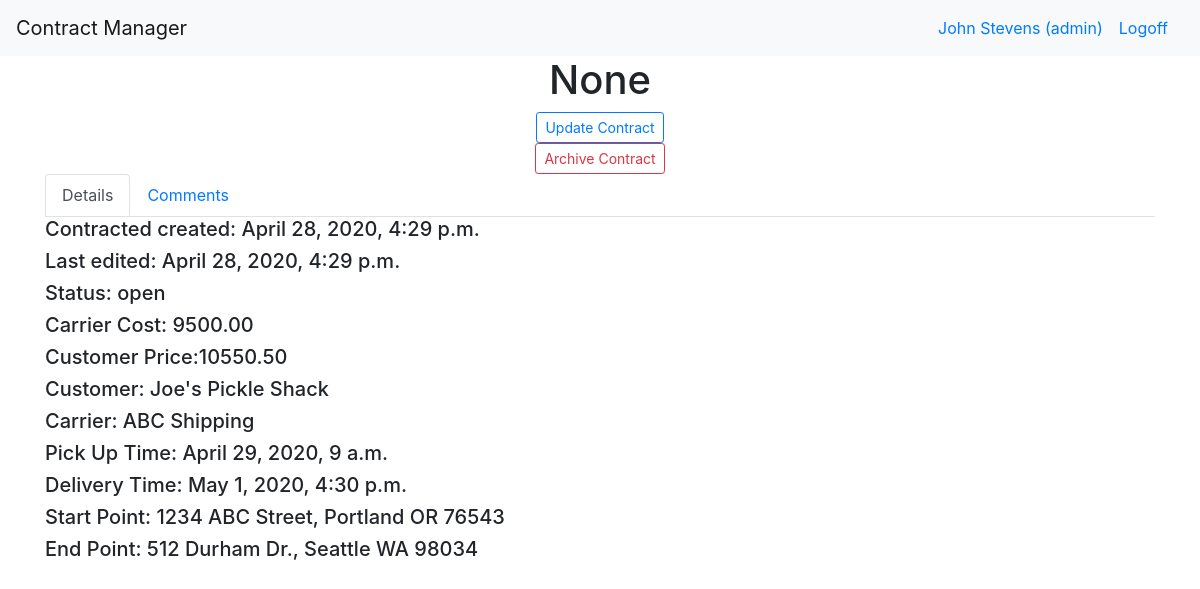
The page /dashboard/contract/1 (signed in) on the database as committed earlier.
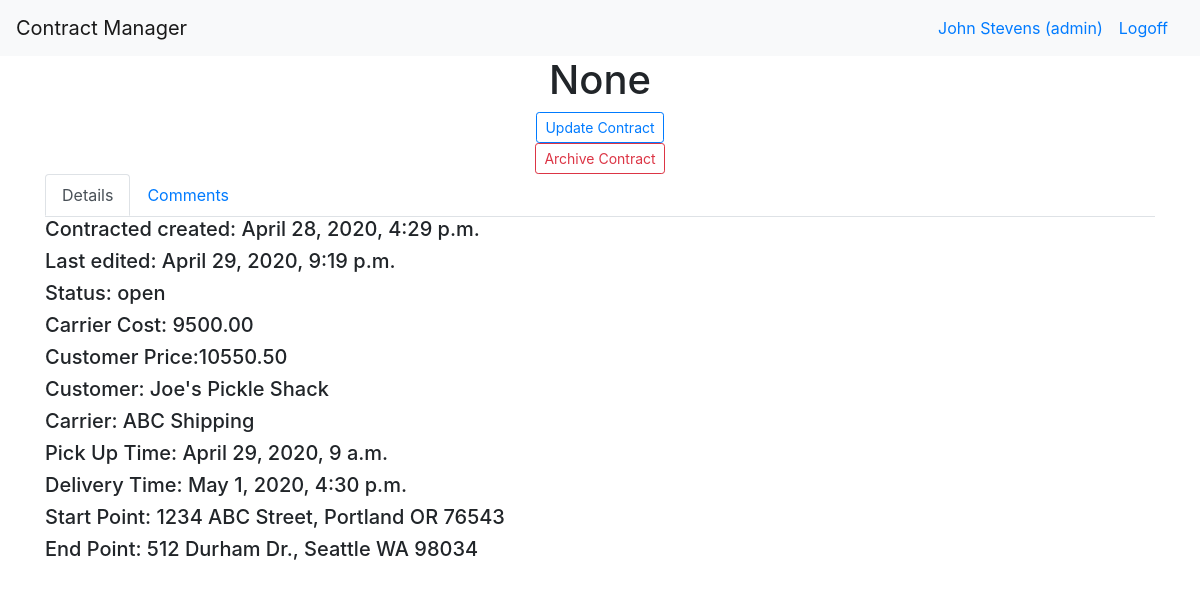
The same page on the database as committed later.
### manager_app/models.py (models this page shows)
class Contract(models.Model):
    trip_number= models.CharField(max_length=45, null=True)
    archived= models.BooleanField(default=False)
    status= models.CharField(max_length=255)
    carrier_cost= models.DecimalField(decimal_places= 2, max_digits=8,  default=Decimal(0))
    customer_price= models.DecimalField(decimal_places= 2,max_digits=8, default=Decimal(0))
    customer = models.ForeignKey(Customer, related_name="contracts", on_delete=models.SET_NULL, blank=True, null=True)
    carrier = models.ForeignKey(Carrier, related_name="contracts", on_delete=models.SET_NULL, blank=True, null=True)
    pick_up_time= models.DateTimeField()
    delivery_time= models.DateTimeField()
    created_at= models.DateTimeField(auto_now_add=True)
    updated_at= models.DateTimeField(auto_now=True)

class Customer(models.Model):
    archived= models.BooleanField(default=False)
    name= models.CharField(max_length=255)
    website= models.CharField(max_length=255)
    address=models.OneToOneField(Address, related_name="customer_address", on_delete=models.CASCADE, null=True)
    completed_contracts= models.IntegerField(default=0)
    open_contracts= models.IntegerField(default=0)
    email= models.CharField(max_length=255)
    created_at= models.DateTimeField(auto_now_add=True)
    updated_at= models.DateTimeField(auto_now=True)

class Carrier(models.Model):
    archived= models.BooleanField(default=False)
    name= models.CharField(max_length=255)
    website= models.CharField(max_length=255, null=True)
    address=models.OneToOneField(Address, related_name="carrier_address", on_delete=models.CASCADE, null=True)
    completed_contracts= models.IntegerField(default=0)
    open_contracts= models.IntegerField(default=0)
    email= models.CharField(max_length=255)
    created_at= models.DateTimeField(auto_now_add=True)
    updated_at= models.DateTimeField(auto_now=True)

class Route(models.Model):
    created_at= models.DateTimeField(auto_now_add=True)
    updated_at= models.DateTimeField(auto_now=True)
    start= models.ForeignKey(Address, related_name='start_route', on_delete=models.DO_NOTHING)
    end= models.ForeignKey(Address, related_name='end_route', on_delete=models.DO_NOTHING)
    contract= models.OneToOneField(Contract, related_name='route', on_delete=models.CASCADE)

class Address(models.Model):
    name= models.CharField(max_length=255)
    street= models.CharField(max_length=255)
    city= models.CharField(max_length=255)
    state= models.CharField(max_length=2)
    zip_code= models.CharField(max_length=15)
    created_at= models.DateTimeField(auto_now_add=True)
    updated_at= models.DateTimeField(auto_now=True)

### manager_app/views.py (the view)
# urls.py: path("/contract/<int:contract_id>", views.contract, name="contract_detail"),
def contract(request, contract_id):
    contract=models.Contract.objects.get(id=contract_id)
    carriers=models.Carrier.objects.all()
    customers=models.Customer.objects.all()
    routes=models.Route.objects.all()
    context={
        'contract':contract,
        'allcontracts':models.Contract.objects.all(),
        'allcarriers': carriers,
        'allcustomers':customers,
        'comments':contract.comments.all(),
        "user": logged_user(request)
    }
    return render(request, 'contract.html',context)

### manager_app/views.py (called while the page is built)
def logged_user(request):
    return User.objects.filter(id=request.session["user_id"])[0]

### manager_app/templates/contract.html (shortened to what this page needs)
<!doctype html>
<html lang="en">
  <head>
    {% load static %}
    <link rel="stylesheet" type="text/css" href="{% static 'bootstrap.css' %}">
</head>
<body>
    <nav class="navbar navbar-expand-md navbar-light bg-light">
        <a class="navbar-brand" href="/">Contract Manager</a>
        <div class="collapse navbar-collapse" id="navbarSupportedContent">
        {% if request.session.user_id == None %}
          <a class="navbar-nav mr-auto nav-link disabled" href="/users"></a>
          <a class="navbar-nav mr-lg-2 nav-link" href="/login">Signin</a>
        {% else %}
          <a class="navbar-nav mr-auto nav-link" href="#"></a>
          <a class="navbar-nav mr-sm-0 nav-link" href="#">{{user.first_name}} {{user.last_name}} (admin)</a>
          <a class="navbar-nav mr-sm-0 nav-link" href="/logout">Logoff</a>
        {% endif %}
        </div>
      </nav>
    <div class="container">
        <div class="row top_row">
          <div class="col-12 text-center">
            <h1>{{contract.trip_number}}</h1>
          </div>
        </div>
        <div class="row">
          <div class="col-12 text-center">
            <button class="btn btn-outline-primary btn-sm" data-toggle="modal" data-target="#edit_contract">Update Contract</button>
          </div>
          <div class="col-12 text-center">
            {% if contract.archived == False %}
            <button class="btn btn-outline-danger btn-sm" data-toggle="modal" data-target="#archive_contract">Archive Contract</button>
            {% else %}
            <button class="btn btn-outline-success btn-sm" data-toggle="modal" data-target="#archive_contract">Restore Contract</button>
            {% endif %}
          </div>
        </div>
        <div class="row">
          <div class ="col-12 table_nav">
            <ul class="nav nav-tabs" id="myTab" role="tablist">
              <li class="nav-item">
                <a class="nav-link active" id="details-tab" data-toggle="tab" href="#details" role="tab" aria-controls="details" aria-selected="true">Details</a>
              </li>
              <li>
                <a class="nav-link" id="comments-tab" data-toggle="tab" href="#comments" role="tab" aria-controls="comments" aria-selected="false">Comments</a>
              </li>
            </ul>
            <div class="tab-content" id="myTabContent">
              <div class="tab-pane fade show active" id="details" role="tabpanel" aria-labelledby="details-tab">
                <h5>Contracted created: {{contract.created_at}}</h5>
                <h5>Last edited: {{contract.updated_at}}</h5>
                <h5>Status: {{contract.status}}</h5>
                <h5>Carrier Cost: {{contract.carrier_cost}}</h5>
                <h5>Customer Price:{{contract.customer_price}}</h5>
                <h5>Customer: {{contract.customer.name}}</h5>
                <h5>Carrier: {{contract.carrier.name}}</h5>
                <h5>Pick Up Time: {{contract.pick_up_time}}</h5>
                <h5>Delivery Time: {{contract.delivery_time}}</h5>
                <h5>Start Point: {{contract.route.start.street}}, {{contract.route.start.city}} {{contract.route.start.state}} {{contract.route.start.zip_code}}</h5>
                <h5>End Point: {{contract.route.end.street}}, {{contract.route.end.city}} {{contract.route.end.state}} {{contract.route.end.zip_code}}</h5>
              </div>
            </div>
          </div>
        </div>
      </div>
    <link rel="stylesheet" href="https://cdnjs.cloudflare.com/ajax/libs/tempusdominus-bootstrap-4/5.0.1/css/tempusdominus-bootstrap-4.min.css" />
    <link href="https://unpkg.com/gijgo@1.9.13/css/gijgo.min.css" rel="stylesheet" type="text/css" />
  </body>
</html>
</body>
</html>

Rows that differ between the two databases and show on the page:
changed Contract "None": updated_at "April 28, 2020, 4:29 p.m." → "April 29, 2020, 9:19 p.m."
